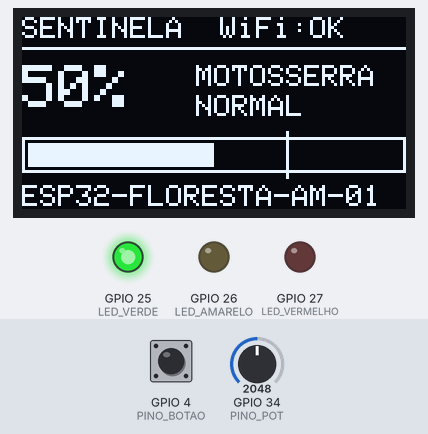
A sketch run on a simulated ESP32. Parts: 128×64 one-colour display, output pins drawn as LEDs (lit = HIGH). Inputs (shaded band) come from the test bench; at power-on: GPIO 34 (PINO_POT) = 2048, GPIO 4 (PINO_BOTAO) HIGH. WiFi joins after 1.5 s; servers stay silent unless stated; random numbers use the default seed unless the sketch sets one; no MQTT or app messages arrive unless stated; what the sketch prints to the serial monitor is not drawn.

Above: at 3.0 s.
3.1 s: GPIO 34 (PINO_POT) set to 2828
At 4.1 s:
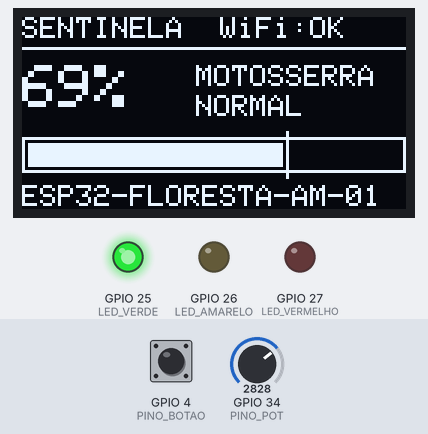
4.7 s: GPIO 34 (PINO_POT) set to 2892
At 5.6 s:
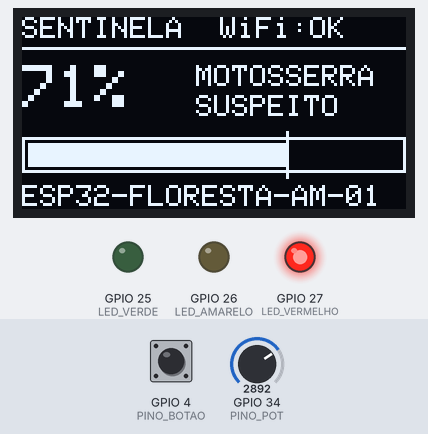
6.4 s: GPIO 4 (PINO_BOTAO) pulled LOW for 0.5 s
At 7.1 s:
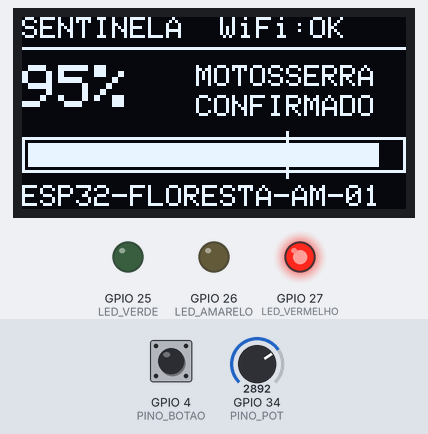
9.9 s: GPIO 34 (PINO_POT) set to 3436
At 11.9 s:
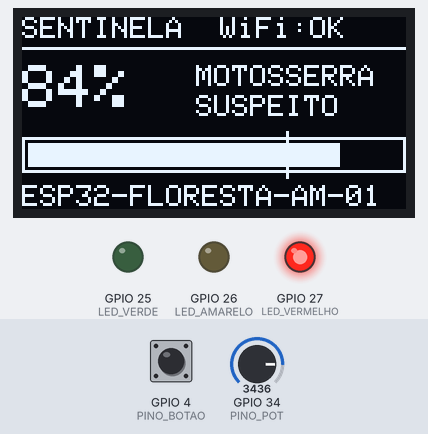
12.4 s: GPIO 34 (PINO_POT) set to 3506
At 13.4 s:
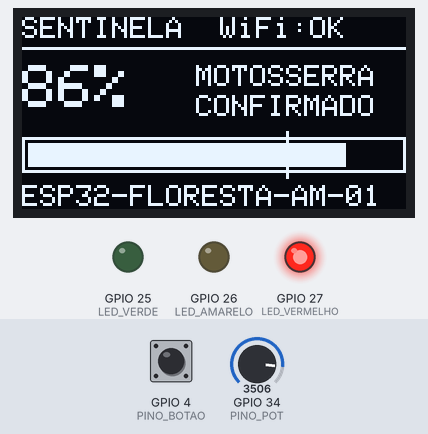
Timing chart, 0 to 15.1 s (numbered marks = the images above; inputs shaded):
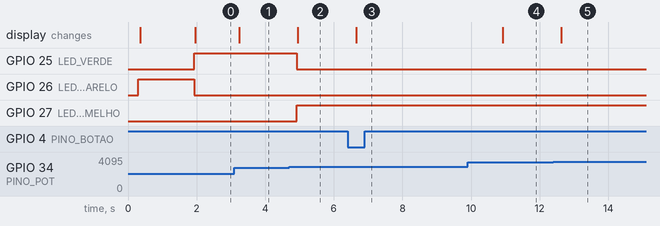

Measured:
- the behaviour switches between 2866 and 2867 on GPIO 34 (PINO_POT) (found by bisection; images 1 and 2)
- the behaviour switches between 3480 and 3481 on GPIO 34 (PINO_POT) (found by bisection; images 4 and 5)
- after the input at 3.1 s, the display: changes after 0.14 s (image 1)
- after the input at 4.7 s, GPIO 25 (LED_VERDE): HIGH → LOW after 0.22 s; GPIO 27 (LED_VERMELHO): LOW → HIGH after 0.22 s; the display: changes after 0.24 s (image 2)
- after the input at 6.4 s, the display: changes after 0.25 s (image 3)
- after the input at 12.4 s, the display: changes after 0.23 s (image 5)

The sketch:

sketch.ino
```cpp
/*
 * ============================================================
 * SENTINELA — ESP32 VIRTUAL (Wokwi)
 * ============================================================
 * Versão de DEMONSTRAÇÃO do "ouvido" do SENTINELA para rodar
 * 100% online no simulador Wokwi (https://wokwi.com), sem
 * hardware físico — ideal para apresentar à banca.
 *
 * O que esta versão simula:
 *   - O ESP32 conectado ao WiFi e a um broker MQTT REAL
 *     (broker.hivemq.com), publicando no mesmo tópico/payload
 *     do firmware de produção: "sentinela/alertas".
 *   - A SAÍDA do modelo TinyML (probabilidade de motosserra) é
 *     controlada pelo POTENCIÔMETRO (0.00–1.00). No hardware
 *     real, esse valor vem da inferência sobre o áudio do
 *     microfone I2S INMP441.
 *   - O BOTÃO "simular motosserra" força prob = 0.95 por alguns
 *     segundos (dispara um alerta CONFIRMADO ao vivo).
 *   - LEDs de status: verde = normal, amarelo = processando,
 *     vermelho = ameaça detectada.
 *   - OLED mostra probabilidade, barra e status local.
 *
 * Diferença para o hardware: o Wokwi não injeta áudio real num
 * microfone I2S simulado, então a inferência de áudio em si roda
 * no ESP32 físico. Aqui demonstramos o FLUXO edge → nuvem.
 *
 * SENTINELA Project — FIAP Global Solution 2026.1
 * ============================================================
 */

#include <WiFi.h>
#include <PubSubClient.h>
#include <ArduinoJson.h>
#include <Wire.h>
#include <Adafruit_GFX.h>
#include <Adafruit_SSD1306.h>

// ── WiFi (no Wokwi use SEMPRE "Wokwi-GUEST", sem senha) ──────
const char* WIFI_SSID     = "Wokwi-GUEST";
const char* WIFI_PASSWORD = "";

// ── MQTT (broker público para a demo) ───────────────────────
const char* MQTT_SERVER       = "broker.hivemq.com";
const int   MQTT_PORT         = 1883;
const char* MQTT_TOPIC        = "sentinela/alertas";
const char* MQTT_TOPIC_STATUS = "sentinela/status";

// ── Identidade do sensor ────────────────────────────────────
const char* SENSOR_ID  = "ESP32-FLORESTA-AM-01";
const float SENSOR_LAT = -3.4653;
const float SENSOR_LON = -62.2159;

// ── Pinos (iguais ao firmware de produção) ──────────────────
#define LED_VERDE    25
#define LED_AMARELO  26
#define LED_VERMELHO 27
#define PINO_POT     34   // ADC1 — entrada do potenciômetro
#define PINO_BOTAO    4   // botão "simular motosserra" (INPUT_PULLUP)

// ── Thresholds (iguais ao firmware) ─────────────────────────
#define THRESHOLD_AMEACA       0.70f
#define THRESHOLD_CONFIRMACAO  0.85f
const unsigned long INTERVALO_ALERTA_MS = 8000;  // 8 s entre publicações

// ── OLED ────────────────────────────────────────────────────
#define OLED_W 128
#define OLED_H 64
Adafruit_SSD1306 display(OLED_W, OLED_H, &Wire, -1);

// ── Estado ──────────────────────────────────────────────────
WiFiClient   espClient;
PubSubClient mqtt(espClient);
unsigned long ultimo_alerta_ms = 0;
unsigned long botao_ate_ms = 0;
int alertas_consecutivos = 0;

// ─────────────────────────────────────────────────────────────
void set_leds(bool v, bool a, bool r) {
  digitalWrite(LED_VERDE,    v ? HIGH : LOW);
  digitalWrite(LED_AMARELO,  a ? HIGH : LOW);
  digitalWrite(LED_VERMELHO, r ? HIGH : LOW);
}

void conectar_wifi() {
  Serial.printf("[WiFi] Conectando a %s ", WIFI_SSID);
  WiFi.begin(WIFI_SSID, WIFI_PASSWORD);
  while (WiFi.status() != WL_CONNECTED) {
    delay(250);
    Serial.print(".");
  }
  Serial.printf("\n[WiFi] OK! IP: %s\n", WiFi.localIP().toString().c_str());
}

void reconectar_mqtt() {
  int tentativas = 0;
  while (!mqtt.connected() && tentativas < 5) {
    String clientId = String("SENTINELA-") + SENSOR_ID + "-" + String(random(0xffff), HEX);
    Serial.print("[MQTT] Conectando ...");
    if (mqtt.connect(clientId.c_str())) {
      Serial.println(" conectado!");
      mqtt.publish(MQTT_TOPIC_STATUS,
        (String("{\"status\":\"online\",\"sensor_id\":\"") + SENSOR_ID + "\"}").c_str());
    } else {
      Serial.printf(" falhou (rc=%d). Nova tentativa em 2s\n", mqtt.state());
      delay(2000);
      tentativas++;
    }
  }
}

void publicar_alerta(float prob, const char* tipo) {
  StaticJsonDocument<256> doc;
  doc["sensor_id"]     = SENSOR_ID;
  doc["tipo"]          = tipo;
  doc["probabilidade"] = prob;
  doc["lat"]           = SENSOR_LAT;
  doc["lon"]           = SENSOR_LON;
  doc["timestamp_ms"]  = millis();
  doc["nivel_alerta"]  = (prob >= THRESHOLD_CONFIRMACAO) ? "ALTO" : "MEDIO";

  char payload[256];
  serializeJson(doc, payload);
  if (mqtt.connected()) {
    mqtt.publish(MQTT_TOPIC, payload);
    Serial.printf("[MQTT] >> %s\n", payload);
  }
}

void desenhar_oled(float prob, const char* status, uint16_t cor_status) {
  display.clearDisplay();
  display.setTextColor(SSD1306_WHITE);

  // Cabeçalho
  display.setTextSize(1);
  display.setCursor(0, 0);
  display.print("SENTINELA  ");
  display.print(WiFi.status() == WL_CONNECTED ? "WiFi:OK" : "WiFi:--");

  display.drawFastHLine(0, 10, OLED_W, SSD1306_WHITE);

  // Probabilidade grande
  display.setTextSize(2);
  display.setCursor(0, 16);
  display.printf("%.0f%%", prob * 100.0f);

  // Status
  display.setTextSize(1);
  display.setCursor(58, 16);
  display.print("MOTOSSERRA");
  display.setCursor(58, 26);
  display.print(status);

  // Barra de probabilidade
  int barW = (int)(prob * (OLED_W - 4));
  display.drawRect(0, 40, OLED_W, 12, SSD1306_WHITE);
  display.fillRect(2, 42, barW, 8, SSD1306_WHITE);

  // Linha do threshold (70%)
  int xth = (int)(THRESHOLD_AMEACA * (OLED_W - 4)) + 2;
  display.drawFastVLine(xth, 38, 16, SSD1306_WHITE);

  // Rodapé
  display.setCursor(0, 56);
  display.print(SENSOR_ID);
  display.display();
}

// ─────────────────────────────────────────────────────────────
void setup() {
  Serial.begin(115200);
  delay(300);

  pinMode(LED_VERDE,    OUTPUT);
  pinMode(LED_AMARELO,  OUTPUT);
  pinMode(LED_VERMELHO, OUTPUT);
  pinMode(PINO_BOTAO,   INPUT_PULLUP);
  set_leds(false, true, false);

  Wire.begin(21, 22);
  if (!display.begin(SSD1306_SWITCHCAPVCC, 0x3C)) {
    Serial.println("[OLED] SSD1306 nao encontrado");
  } else {
    display.clearDisplay();
    display.setTextSize(1);
    display.setTextColor(SSD1306_WHITE);
    display.setCursor(0, 24);
    display.println("  SENTINELA v1.0");
    display.println("  Iniciando...");
    display.display();
  }

  Serial.println("=============================================");
  Serial.println("  SENTINELA — ESP32 VIRTUAL (Wokwi)");
  Serial.println("  FIAP Global Solution 2026.1");
  Serial.println("=============================================");

  conectar_wifi();
  mqtt.setServer(MQTT_SERVER, MQTT_PORT);
  mqtt.setBufferSize(256);
  Serial.printf("[INFO] Sensor: %s  (%.4f, %.4f)\n", SENSOR_ID, SENSOR_LAT, SENSOR_LON);
  Serial.println("[INFO] Gire o potenciometro = probabilidade do modelo.");
  Serial.println("[INFO] Botao = simular motosserra (prob 0.95).");
}

void loop() {
  if (WiFi.status() == WL_CONNECTED && !mqtt.connected()) reconectar_mqtt();
  mqtt.loop();

  // 1. "Saída do modelo" = potenciômetro (0..1)
  float prob = analogRead(PINO_POT) / 4095.0f;

  // 2. Botão força motosserra por 4 s
  if (digitalRead(PINO_BOTAO) == LOW) botao_ate_ms = millis() + 4000;
  if (millis() < botao_ate_ms) prob = max(prob, 0.95f);

  // 3. Decisão + LEDs + OLED
  const char* status;
  if (prob >= THRESHOLD_AMEACA) {
    alertas_consecutivos++;
    set_leds(false, false, true);                 // vermelho
    status = (prob >= THRESHOLD_CONFIRMACAO) ? "CONFIRMADO" : "SUSPEITO";

    unsigned long agora = millis();
    if (agora - ultimo_alerta_ms >= INTERVALO_ALERTA_MS) {
      const char* tipo = (prob >= THRESHOLD_CONFIRMACAO)
                         ? "MOTOSSERRA_CONFIRMADO" : "MOTOR_SUSPEITO";
      publicar_alerta(prob, tipo);
      ultimo_alerta_ms = agora;
    }
    Serial.printf("[ALERTA] prob=%.2f tipo=%s evento#%d\n",
                  prob, status, alertas_consecutivos);
  } else {
    alertas_consecutivos = 0;
    set_leds(true, false, false);                 // verde
    status = "NORMAL";
  }

  desenhar_oled(prob, status,
                prob >= THRESHOLD_AMEACA ? SSD1306_WHITE : SSD1306_WHITE);
  delay(400);
}
```
